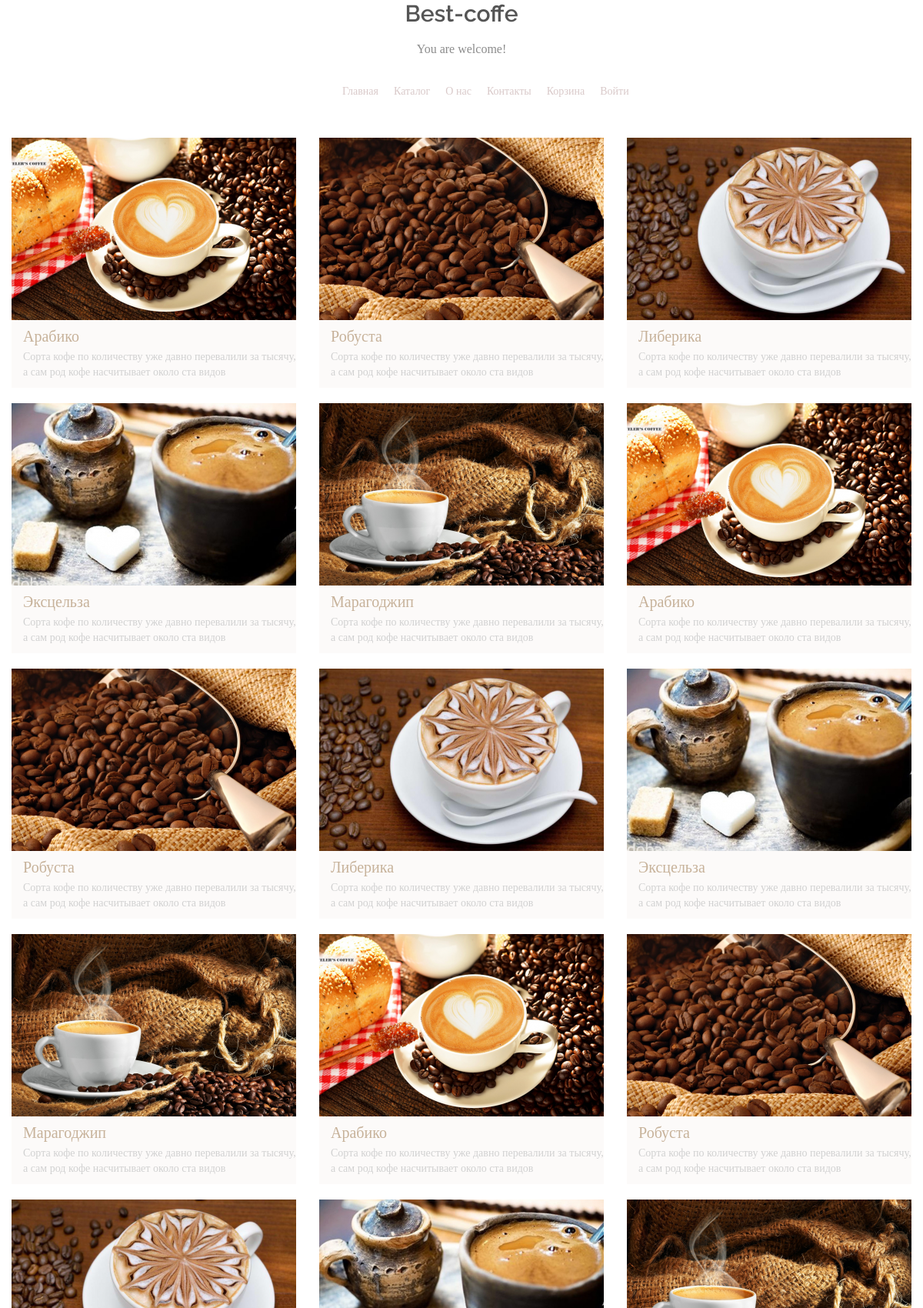
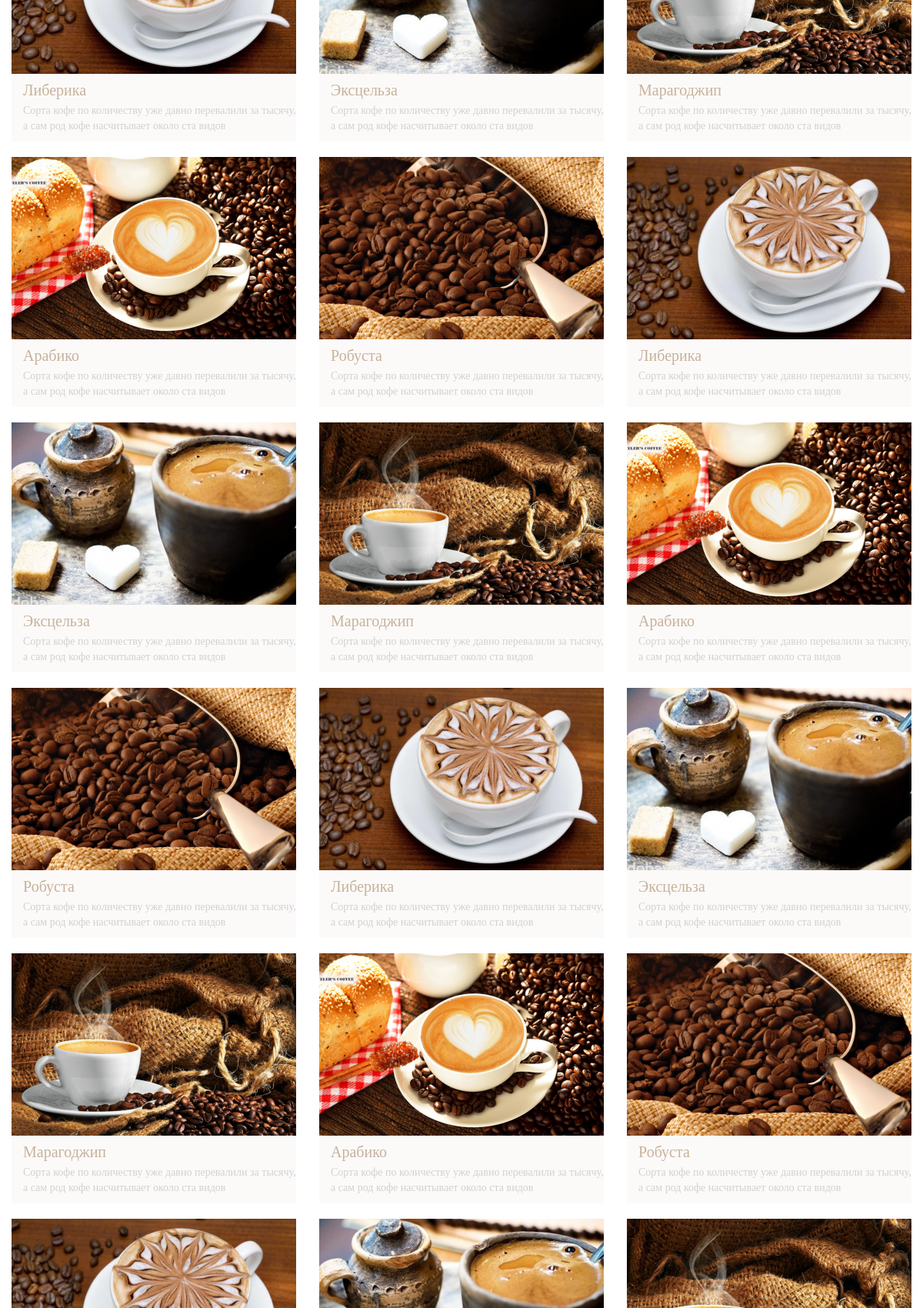
The page /site/index.php (upper part) on the database its author committed (2 pictures, top to bottom).
### models/catalog.php (the view, shortened to what this page needs)
<link rel="stylesheet" href="use.css">
<?
include('config.php');
mysqli_query($link,"SET NAMES utf8");
$result = mysqli_query($link,"SELECT * FROM Товары");
while($data = mysqli_fetch_array($result)){
	echo "<a href='../models/product.php?a=".$data['id']."' class='cat-but'>";
	echo "<article class='article'> ";
	echo "<div class='article-text'>";
	echo "<span class='text-head'>".$data['Название']."</span>";
	echo "<span class='text-dop'>" .$data['КраткоеОписание']."</span>";
	echo "</div>";
	echo "</article>";
	echo "</a>";
}

### site/index.php (shortened to what this page needs)
<!DOCTYPE html>
<html lang="en">
<head>
	<link rel="stylesheet" href="../css/use.css">
    <link rel="stylesheet" href="font-awesome-4.7.0/css/font-awesome.css">
</head>
<body>
	    	<section class="latest-project">
    		<span class="latest-project_head">Best-coffe</span>
    		<span class="latest-project_small">You are welcome!</span>
    		<menu class="latest-project_menu">
    			<ul class="latest-project_ul">
    				<li>Главная</li>
    				<li>Каталог</li>
    				<li>О нас</li>
    				<li>Контакты</li>
    				<a href="../models/basket.php" class="cat-but"><li>Корзина</li></a>
    				<a href="../models/come.php" class="cat-but"><li>Войти</li></a>
    			</ul>
    		</menu>
    		<div class="latest-project_articles">
    			<?include_once('../models/catalog.php')?>
    		</div>
    	</section>
</body>
</html>

### css/use.css (style rules this page uses)
body { margin: 0; padding: 0; overflow-x: hidden; }
.latest-project_head { font-family: Raleway; color: #555555; font-size: 30px; font-weight: 600; text-align: center; width: 275px; margin: 0 auto; display: block; }
.latest-project_small { font-family: Montserrat; color: #8c8c8c; font-size: 16px; font-weight: 300; line-height: 28px; text-align: center; width: 757px; margin: 15px auto; display: block; }
.latest-project_menu { width: 450px; margin: 20px auto; }
.latest-project_ul { display: flex; width: 100%; list-style-type: none; text-decoration: none; }
.latest-project_ul li { padding: 5px; margin: 5px; font-family: Montserrat; color: #d9c9c9; font-size: 14px; font-weight: 300; line-height: 21px; text-align: center; border-radius: 5px; }
.latest-project_articles { display: flex; width: 1200px; margin: 15px auto; flex-wrap: wrap; justify-content: space-around; }
.article { width: 370px; margin-top: 20px; position: relative; }
.article-text { width: 370px; background: #fcfaf9; padding-top: 10px; padding-bottom: 10px; margin-top: -5px; }
.text-head { font-family: Raleway; color: #c7b29a; font-size: 20px; font-weight: 500; text-align: left; display: block; margin-left: 15px; }
.text-dop { display: block; margin-left: 15px; margin-top: 5px; font-family: Montserrat; color: #d1d1d1; font-size: 14px; font-weight: 300; line-height: 20px; text-align: left; }
.cat-but { color: #d9c9c9; text-decoration: none; }

### site/use.css (style rules this page uses)
.cat-but { color: black; text-decoration: none; }

### rows shown on the page
товары: Название "Арабико", КраткоеОписание "Сорта кофе по количеству уже давно перевалили за тысячу, а сам род кофе насчитывает около ста видов"
товары: Название "Робуста", КраткоеОписание "Сорта кофе по количеству уже давно перевалили за тысячу, а сам род кофе насчитывает около ста видов"
товары: Название "Либерика", КраткоеОписание "Сорта кофе по количеству уже давно перевалили за тысячу, а сам род кофе насчитывает около ста видов"
товары: Название "Эксцельза", КраткоеОписание "Сорта кофе по количеству уже давно перевалили за тысячу, а сам род кофе насчитывает около ста видов"
товары: Название "Марагоджип", КраткоеОписание "Сорта кофе по количеству уже давно перевалили за тысячу, а сам род кофе насчитывает около ста видов"
товары: Название "Арабико", КраткоеОписание "Сорта кофе по количеству уже давно перевалили за тысячу, а сам род кофе насчитывает около ста видов"
товары: Название "Робуста", КраткоеОписание "Сорта кофе по количеству уже давно перевалили за тысячу, а сам род кофе насчитывает около ста видов"
товары: Название "Либерика", КраткоеОписание "Сорта кофе по количеству уже давно перевалили за тысячу, а сам род кофе насчитывает около ста видов"
товары: Название "Эксцельза", КраткоеОписание "Сорта кофе по количеству уже давно перевалили за тысячу, а сам род кофе насчитывает около ста видов"
товары: Название "Марагоджип", КраткоеОписание "Сорта кофе по количеству уже давно перевалили за тысячу, а сам род кофе насчитывает около ста видов"
товары: Название "Арабико", КраткоеОписание "Сорта кофе по количеству уже давно перевалили за тысячу, а сам род кофе насчитывает около ста видов"
товары: Название "Робуста", КраткоеОписание "Сорта кофе по количеству уже давно перевалили за тысячу, а сам род кофе насчитывает около ста видов"
товары: Название "Либерика", КраткоеОписание "Сорта кофе по количеству уже давно перевалили за тысячу, а сам род кофе насчитывает около ста видов"
товары: Название "Эксцельза", КраткоеОписание "Сорта кофе по количеству уже давно перевалили за тысячу, а сам род кофе насчитывает около ста видов"
товары: Название "Марагоджип", КраткоеОписание "Сорта кофе по количеству уже давно перевалили за тысячу, а сам род кофе насчитывает около ста видов"
товары: Название "Арабико", КраткоеОписание "Сорта кофе по количеству уже давно перевалили за тысячу, а сам род кофе насчитывает около ста видов"
товары: Название "Робуста", КраткоеОписание "Сорта кофе по количеству уже давно перевалили за тысячу, а сам род кофе насчитывает около ста видов"
товары: Название "Либерика", КраткоеОписание "Сорта кофе по количеству уже давно перевалили за тысячу, а сам род кофе насчитывает около ста видов"
товары: Название "Эксцельза", КраткоеОписание "Сорта кофе по количеству уже давно перевалили за тысячу, а сам род кофе насчитывает около ста видов"
товары: Название "Марагоджип", КраткоеОписание "Сорта кофе по количеству уже давно перевалили за тысячу, а сам род кофе насчитывает около ста видов"
товары: Название "Арабико", КраткоеОписание "Сорта кофе по количеству уже давно перевалили за тысячу, а сам род кофе насчитывает около ста видов"
товары: Название "Робуста", КраткоеОписание "Сорта кофе по количеству уже давно перевалили за тысячу, а сам род кофе насчитывает около ста видов"
товары: Название "Либерика", КраткоеОписание "Сорта кофе по количеству уже давно перевалили за тысячу, а сам род кофе насчитывает около ста видов"
товары: Название "Эксцельза", КраткоеОписание "Сорта кофе по количеству уже давно перевалили за тысячу, а сам род кофе насчитывает около ста видов"
товары: Название "Марагоджип", КраткоеОписание "Сорта кофе по количеству уже давно перевалили за тысячу, а сам род кофе насчитывает около ста видов"
товары: Название "Арабико", КраткоеОписание "Сорта кофе по количеству уже давно перевалили за тысячу, а сам род кофе насчитывает около ста видов"
товары: Название "Робуста", КраткоеОписание "Сорта кофе по количеству уже давно перевалили за тысячу, а сам род кофе насчитывает около ста видов"
